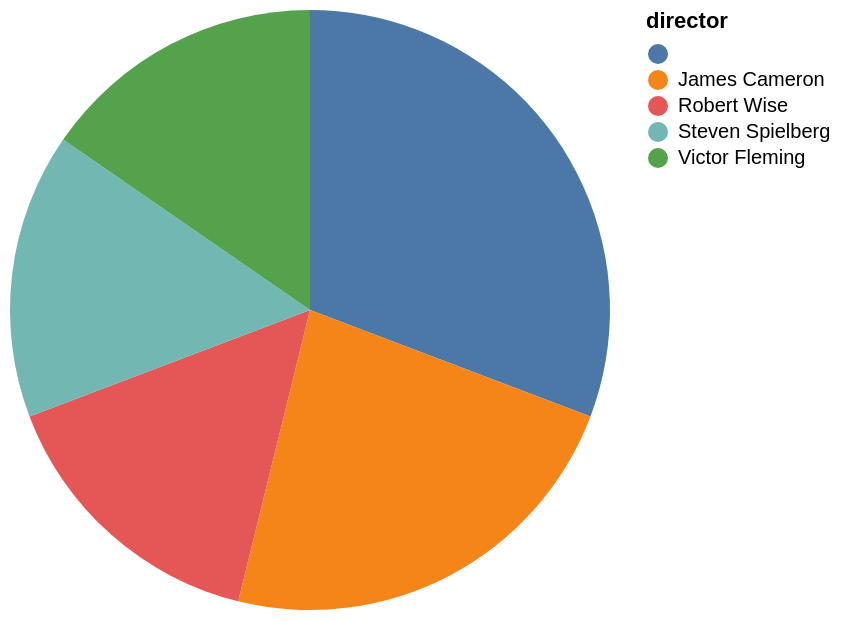

Specify this chart in Vega-Lite:
### Vega-Lite specification from a JSON file in a GitHub repository (floating-point values rounded to 4 significant figures)
{"data": {"values": [{"x_data": "", "y_data": 4}, {"x_data": "James Cameron", "y_data": 3}, {"x_data": "Robert Wise", "y_data": 2}, {"x_data": "Steven Spielberg", "y_data": 2}, {"x_data": "Victor Fleming", "y_data": 2}]}, "mark": "arc", "encoding": {"theta": {"field": "y_data", "type": "quantitative", "title": "min(T1.stars)"}, "color": {"field": "x_data", "type": "nominal", "title": "director"}}}
